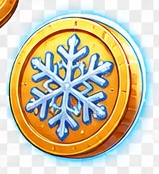
#> input picture art/whisker_tilt/raw/C.png, 159 x 174 px
$ python -i slice_sheet.py   (imports and definitions only)
#> lines starting #> are read from the running program, lines starting #| are printed output that depends on the picture; after the words box and inside, x2 and y2 are one past the last pixel; in counts of white or black regions, pixels touching at a corner belong together
"""Cut ChatGPT art sheets into transparent PNGs in art/whisker_tilt/raw/.

Usage: python art/whisker_tilt/slice_sheet.py art/whisker_tilt/source/<sheet>.webp ...
Each sheet has its own boxes in SHEETS. Later sheets replace earlier cuts of the same name,
so run them in order: sheet_1, sheet_2, paw.

sheet_2 and paw come with real transparency: they are only cropped and their alpha cleaned.
sheet_1's "transparent" background is a painted grey/white checkerboard instead:

How the background is removed:
- checker-like pixels (near-neutral and bright) connected to the sheet edge are background;
- closed pockets of checker inside an object (the frame's window, gaps between sleigh
  runners) are found by their two-tone pattern, so white snow is never mistaken for them;
- the crack overlay is pale lines with checker showing through everywhere, so it is keyed
  per pixel instead.

Fix-ups for this sheet (see FIXES): the red star becomes pine green so it doesn't read as
the red bauble, and the wide frame is narrowed to the square board.
"""

import colorsys
import os
import sys
from collections import deque

import numpy as np
from PIL import Image, ImageFilter

HERE = os.path.dirname(os.path.abspath(__file__))
RAW = os.path.join(HERE, "raw")

# name: (left, top, right, bottom) on the 1536x1024 sheet_1
SHEET_1 = {
    "H1": (4, 60, 280, 345),
    "H2": (279, 60, 518, 342),
    "H3": (518, 8, 655, 358),
    "H4": (656, 60, 846, 346),
    "L1": (840, 115, 958, 330),
    "L2": (946, 115, 1030, 330),
    "L3": (1008, 115, 1126, 330),
    "L4": (1110, 115, 1240, 330),
    "S": (1210, 92, 1402, 332),
    "C": (1376, 145, 1536, 325),
    "keeper_south": (426, 370, 676, 710),
    "keeper_west": (716, 362, 980, 705),
    "keeper_north": (1012, 356, 1242, 708),
    "keeper_east": (1258, 368, 1506, 706),
    "box_frame": (0, 706, 420, 1004),
    "gift_closed": (418, 736, 650, 995),
    "gift_open": (646, 698, 892, 995),
    "crack_overlay": (896, 724, 1214, 1012),
    "logo_plate": (1216, 722, 1536, 986),
}
# sheet_2 (1125x750, real alpha): the props again, with a squarer frame. These replace sheet_1's.
SHEET_2 = {
    "box_frame": (0, 40, 470, 424),
    "gift_closed": (450, 60, 776, 430),
    "gift_open": (778, 0, 1102, 440),
    "crack_overlay": (10, 415, 562, 750),
    "logo_plate": (565, 405, 1088, 742),
}
SHEETS = {
    "sheet_1": ("checker", SHEET_1),
    "sheet_2": ("alpha", SHEET_2),
    "paw": ("alpha", {"mitten_paw": (395, 135, 1126, 1222)}),
    "mitten": ("alpha", {"mitten": (0, 0, 1024, 1536)}),
    # Full-size backgrounds, one file each, used as they are.
    "bg_base": ("opaque", {"bg_base": (0, 0, 1536, 1024)}),
    "bg_base_portrait": ("opaque", {"bg_base_portrait": (0, 0, 1024, 1536)}),
    "bg_snowday": ("opaque", {"bg_snowday": (0, 0, 1536, 1024)}),
    "bg_snowday_portrait": ("opaque", {"bg_snowday_portrait": (0, 0, 1024, 1536)}),
    "bg_super": ("opaque", {"bg_super": (0, 0, 1536, 1024)}),
    "bg_super_portrait": ("opaque", {"bg_super_portrait": (0, 0, 1024, 1536)}),
}
PER_PIXEL = {"crack_overlay"}
# The three baubles touch on the sheet: drop the neighbour's colour from each crop
# (L2 has no red, L1 and L3 have no blue).
PURGE = {"L1": "blue", "L2": "red", "L3": "blue"}
FIXES = {"L3": "recolour_green", "box_frame": "make_square"}


def checker_like(rgb):
    mx, mn = rgb.max(2), rgb.min(2)
    return (mx - mn < 16) & (mn > 222)


def flood(mask, seeds):
    h, w = mask.shape
    out = np.zeros_like(mask)
    q = deque()
    for y, x in seeds:
        if mask[y, x] and not out[y, x]:
            out[y, x] = True
            q.append((y, x))
    while q:
        y, x = q.popleft()
        for ny, nx in ((y + 1, x), (y - 1, x), (y, x + 1), (y, x - 1)):
            if 0 <= ny < h and 0 <= nx < w and mask[ny, nx] and not out[ny, nx]:
                out[ny, nx] = True
                q.append((ny, nx))
    return out


def regions(mask):
    """Connected regions of a boolean mask, as lists of (y, x)."""
    seen = np.zeros_like(mask)
    h, w = mask.shape
    for y in range(h):
        for x in range(w):
            if mask[y, x] and not seen[y, x]:
                part = flood(mask & ~seen, [(y, x)])
                seen |= part
                yield np.argwhere(part)


# [6 lines left out: function is_checker, not called in this run]


def cut_object(rgb):
    h, w, _ = rgb.shape
    like = checker_like(rgb)
    edge = [(y, x) for y in range(h) for x in (0, w - 1)] + [(y, x) for x in range(w) for y in (0, h - 1)]
    bg = flood(like, edge)
    for cells in regions(like & ~bg):
        if len(cells) > 250 and is_checker(rgb, cells):
            bg[cells[:, 0], cells[:, 1]] = True
    alpha = Image.fromarray(np.where(bg, 0, 255).astype(np.uint8))
    # Eat the light fringe left by the checker, then soften the edge.
    alpha = alpha.filter(ImageFilter.MinFilter(3)).filter(ImageFilter.GaussianBlur(0.7))
    return np.asarray(alpha)


def clean_alpha(alpha):
    """Real-alpha sheets keep the background at 0-16 and the art at ~252: snap both ends."""
    return (np.clip((alpha.astype(float) - 24) / (250 - 24), 0, 1) * 255).astype(np.uint8)


# [138 lines left out: functions cut_per_pixel, recolour_green, make_square, purge_colour, tidy_bauble, drop_neighbours and 3 more, not called in this run]


# [2 lines not run here, left out]

>>> import cv2
>>> picture = cv2.imread('raw/C.png')
#> picture is the input picture: shape (174, 159, 3); mean B, G, R 167.8, 195.9, 205.1
>>> result = cut_object(picture)
#> in checker_like, `mx, mn = rgb.max(2), rgb.min(2)`:
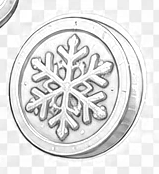
#> mx: shape (174, 159); min 11, max 255, mean 224.7
#> in checker_like, `mx, mn = rgb.max(2), rgb.min(2)`:
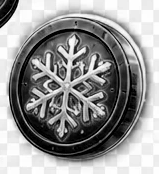
#> mn: shape (174, 159); min 0, max 255, mean 148.4
#> in checker_like, `return (mx - mn < 16) & (mn > 222)`:
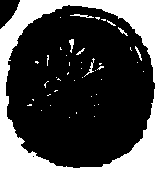
#> returned value: shape (174, 159) bool; 30.1% white; 44 white regions (37 under 20 px), largest, box (x1, y1, x2, y2) and area: (0, 0, 159, 174) 7981, (70, 14, 94, 18) 42, (84, 58, 95, 77) 41
#> after the loop in flood, `for y, x in seeds:`:
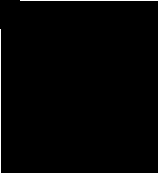
#> out: shape (174, 159) bool; 2.2% white in thin lines or dots
#> the loop in flood, `while q:` made 7981 passes
#> (y, x) on passes 1 to 3: (0, 158), (1, 158), (2, 158)
#> after the loop in flood, `while q:`:
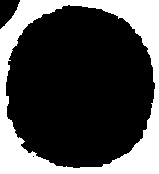
#> out: shape (174, 159) bool; 28.8% white; 1 white region, box (x1, y1, x2, y2) and area: (0, 0, 159, 174) 7981
#> the loop in cut_object, `for cells in regions(like & ~bg):` made 52 passes
#> cells on passes 2, 9, 10, 12, 14, 17, 18, 20, 23, 24, 25, 26: [[17, 60]], [[47, 60], [48, 60], [49, 60], [49, 61]], [[47, 130], [48, 130], [49, 130]], [[50, 131]], [[55, 66]], [[62, 69], [63, 69], [64, 69], [65, 69]], [[62, 81]], [[62, 137]], [[68, 81]], [[69, 97]], [[70, 95]], [[71, 143]]
#> in cut_object, `alpha = alpha.filter(ImageFilter.MinFilter(3)).filter(ImageFilter.Gaus..`:
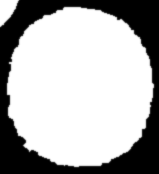
#> alpha: PIL image 159x174 L; min 0, max 255, mean 174.9

$ run again, on art/whisker_tilt/raw/H4.png
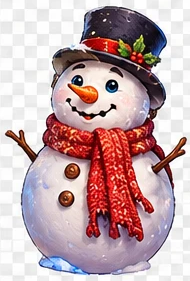
#> input picture art/whisker_tilt/raw/H4.png, 190 x 281 px
#> picture is the input picture: shape (281, 190, 3); mean B, G, R 171.2, 168, 194.7
#> in checker_like, `return (mx - mn < 16) & (mn > 222)`:
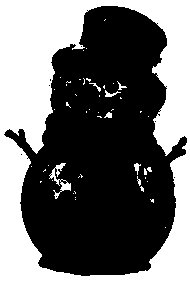
#> returned value: shape (281, 190) bool; 41.4% white; 50 white regions (42 under 20 px), largest, box (x1, y1, x2, y2) and area: (0, 0, 190, 281) 21541, (49, 163, 71, 199) 228, (105, 90, 121, 97) 46
#> the loop in flood, `while q:` made 21539 passes
#> (y, x) on passes 1 to 3: (0, 0), (0, 189), (1, 0)
#> the loop in cut_object, `for cells in regions(like & ~bg):` made 80 passes
#> cells on passes 1, 2, 3, 4, 5, 6, 7, 9: [[19, 105]], [[20, 104]], [[48, 86]], [[50, 83]], [[75, 156]], [[77, 60]], [[78, 83]], [[79, 79], [79, 80]]
#> in cut_object, `alpha = alpha.filter(ImageFilter.MinFilter(3)).filter(ImageFilter.Gaus..`:
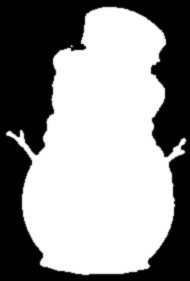
#> alpha: PIL image 190x281 L; min 0, max 255, mean 146.4

$ run again, on art/whisker_tilt/raw/L1.png
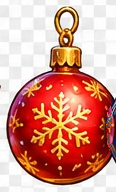
#> input picture art/whisker_tilt/raw/L1.png, 116 x 192 px
#> picture is the input picture: shape (192, 116, 3); mean B, G, R 137.4, 151.6, 212.9
#> after the loop in flood, `for y, x in seeds:`:
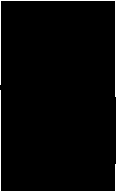
#> out: shape (192, 116) bool; 2.4% white in thin lines or dots
#> the loop in flood, `while q:` made 10181 passes
#> (y, x) on passes 1 to 3: (0, 0), (0, 115), (1, 0)
#> the loop in cut_object, `for cells in regions(like & ~bg):` made 3 passes
#> in cut_object, `alpha = alpha.filter(ImageFilter.MinFilter(3)).filter(ImageFilter.Gaus..`:
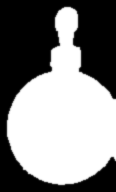
#> alpha: PIL image 116x192 L; min 0, max 255, mean 131.9
